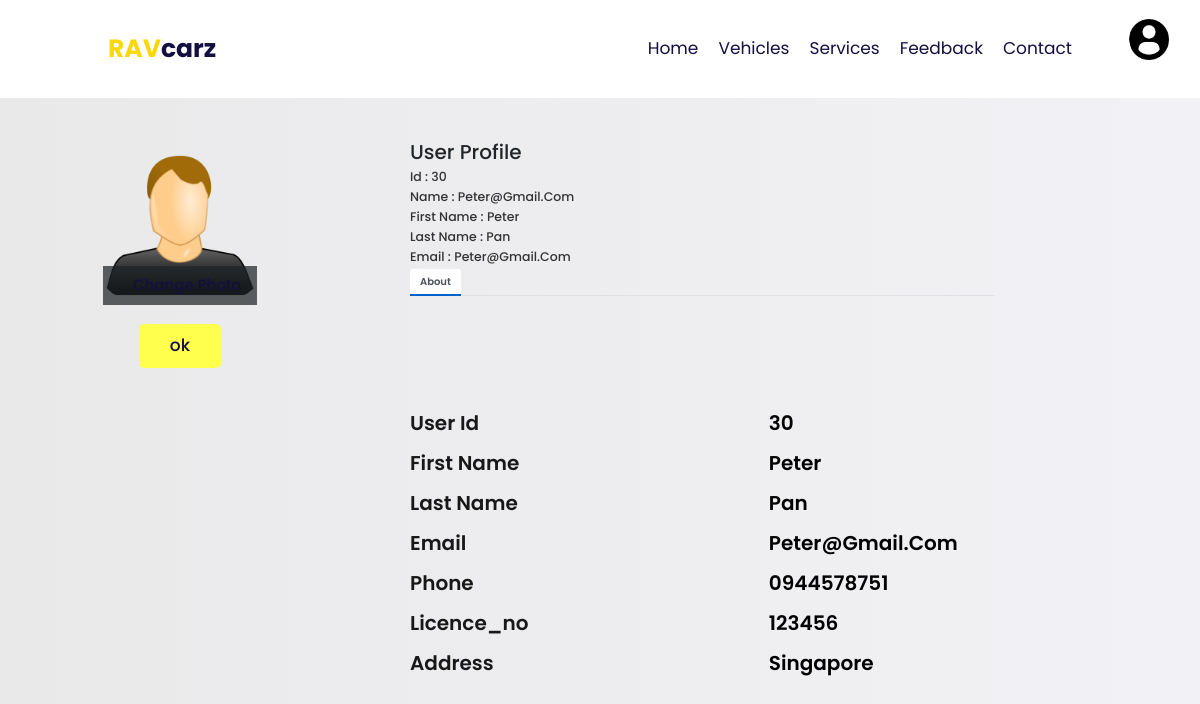
The page /myprofile (signed in) on the database its author committed.
### rentalapp/models.py (models this page shows)
class usertable(models.Model):
    fname = models.CharField(max_length=20)
    lname = models.CharField(max_length=20)
    emailid = models.CharField(max_length=40)
    password = models.CharField(max_length=30)
    rpassword = models.CharField(max_length=30, blank=True,null=True)
    phonen= models.CharField(max_length=13,default="123")
    licence = models.CharField(max_length=50,default="123")
    addres = models.CharField(max_length=500,default="Doest Have")
    image= models.CharField(max_length=60,default="/media/hello.jpg")
    role = models.CharField(max_length=30)
    status = models.CharField(max_length=30)
    def __str__(self):
        return self.emailid
        return self.name

### rentalapp/views.py (the view)
# urls.py: path("myprofile", views.myprofile),
def myprofile(request):
    print("this is start !!")
    print(request.session["log_user"])
    print(request.session["log_id"])
    print("this is end !!")
    loguser = request.session['log_user']
    logid = request.session['log_id']
    userdata = usertable.objects.filter(id=logid)[0]
    print(userdata)
    print(userdata.fname)
    print(userdata.emailid)
    print(userdata.image)
    return render(request, "Userprofile/myprofile.html",{"userdata":userdata})

### rentalapp/templates/Userprofile/myprofile.html (shortened to what this page needs)
<!DOCTYPE html>
{% load static %}
<html lang="en">
    <head>
        <link rel="stylesheet" href="//maxcdn.bootstrapcdn.com/bootstrap/4.1.1/css/bootstrap.min.css" id="bootstrap-css">
        <link rel="stylesheet" href="https://cdn.jsdelivr.net/npm/bootstrap@4.3.1/dist/css/bootstrap.min.css">
        <link rel="stylesheet" href="https://unpkg.com/swiper@7/swiper-bundle.min.css" />
        <link rel="stylesheet" href="https://cdn.jsdelivr.net/npm/bootstrap@4.3.1/dist/css/bootstrap.min.css">
        <link rel="stylesheet" href="https://cdnjs.cloudflare.com/ajax/libs/font-awesome/5.15.4/css/all.min.css">
        <link rel="stylesheet" href=" {% static 'css/style.css' %} ">
        <link rel="stylesheet" href=" {% static 'css/userprofilecss/userProfileStyle.css' %} ">
        <link rel="stylesheet" href=" {% static 'css/uiconstyle.css' %} ">
    </head>
    <body>
        <header class="header">
            <a href="/index" class="logo"> <span>RAV</span>carz </a>
            <nav class="navbar">
                <a href="/index">home</a>
                <a href="/vehicles">vehicles</a>
                <a href="/services">services</a>
                <a href=" /feedback ">feedback</a>
                <a href="/contact">contact</a>
                <div class="action">
                <div class="action">
                    <div class="profile" onclick="menuToggle();">
                        <img src="{% static 'image/profileicons/profile-user.png' %}" alt="{% static 'image/profileicons/profile-user.png' %}">
                    </div>
                </div>
            </nav>
        </header>
        <div class="containers emp-profiles" style="margin-top:140px;">
            <form method="post" action="/imageUpload" enctype="multipart/form-data">
                <div class="row">
                    <div class="col-md-4">
                        <div class="profile-img" style="padding: 5px 90px 40px 70px;">
                            {% if userdata.image %}
                            <img src="{{userdata.image}}"
                            {% endif %}
                                alt="" />
                            <div class="file btn btn-lg btn-primary">
                                Change Photo
                                <input type="file" name='upload123'  id="" class="box" accept="image/*"><br>
                            </div>
                            <div>
                            <button type="submit" class="btn">ok</button>
                            </div>
                        </div>
                    </div>
                </form>
                    <div class="col-md-6">
                        <div class="profile-head">
                            <h2>
                                User Profile
                            </h2>
                            <h5>
                                Id : {{userdata.id}}
                            </h5>
                            <h5>
                                Name : {{userdata}}
                            </h5>
                            <h5>
                                First Name : {{userdata.fname}}
                            </h5>
                            <h5>
                                Last Name : {{userdata.lname}}
                            </h5>
                            <h5>
                                Email : {{userdata.emailid}}
                            </h5>
                            <ul class="nav nav-tabs" id="myTab" role="tablist">
                                <li class="nav-item">
                                    <a class="nav-link active" id="home-tab" data-toggle="tab" href="#home" role="tab"
                                        aria-controls="home" aria-selected="true">About</a>
                                </li>
                            </ul>
                        </div>
                    </div>
                    <div class="col-md-2">
                    </div>
                </div>
                <div class="row">
                    <div class="col-md-4">
                    </div>
                    <div class="col-md-7">
                        <div class="tab-content profile-tab" id="myTabContent">
                            <div class="tab-pane fade show active" id="home" role="tabpanel" aria-labelledby="home-tab">
                                <div class="row">
                                   <div class="col-md-6">
                                       <label>User Id </label>
                                   </div>
                                   <div class="col-md-6">
                                       <p>{{ userdata.id }}</p>
                                   </div>
                               </div>
                                <div class="row">
                                    <div class="col-md-6">
                                        <label>First Name </label>
                                    </div>
                                    <div class="col-md-6">
                                        <p>{{ userdata.fname }}</p>
                                    </div>
                                </div>
                                <div class="row">
                                    <div class="col-md-6">
                                        <label>Last Name </label>
                                    </div>
                                    <div class="col-md-6">
                                        <p>{{ userdata.lname }}</p>
                                    </div>
                                </div>
                                <div class="row">
                                    <div class="col-md-6">
                                        <label>Email</label>
                                    </div>
                                    <div class="col-md-6">
                                        <p>{{ userdata.emailid }}</p>
                                    </div>
                                </div>
                                <div class="row">
                                    <div class="col-md-6">
                                        <label>Phone</label>
                                    </div>
                                    <div class="col-md-6">
                                        <p>{{ userdata.phonen}}</p>
                                    </div>
                                </div>
                                <div class="row">
                                    <div class="col-md-6">
                                        <label>licence_no</label>
                                    </div>
                                    <div class="col-md-6">
                                        <p>{{ userdata.licence}}</p>
                                    </div>
                                </div>
                                <div class="row">
                                    <div class="col-md-6">
                                        <label>Address</label>
                                    </div>
                                    <div class="col-md-6">
                                        <p>{{userdata.addres}}</p>
                                    </div>
                                </div>
                            </div>
                        </div>
                    </div>
                </div>
    </body>
</html>

### rentalapp/static/css/style.css (style rules this page uses)
:root { --yellow:#f9d806; --light-yellow:#ffee80; --black:#130f40; --light-color:#666; --box-shadow:0 .5rem 1rem rgba(0,0,0,.1); --border:.1rem solid rgba(0,0,0,.1); }
* { font-family: 'Poppins', sans-serif; margin:0; padding:0; box-sizing: border-box; outline: none; border:none; text-decoration: none; text-transform: capitalize; transition: .2s linear; }
html { font-size: 62.5%; overflow-x: hidden; scroll-padding-top: 7rem; scroll-behavior: smooth; }
.btn { display: inline-block; margin-top: 1rem; padding:.8rem 3rem; background:#ffff4d; color:var(--black); cursor: pointer; font-size: 1.7rem; border-radius: .5rem; font-weight: 500; text-align: center; }
.header { display: flex; align-items: center; justify-content: space-between; position: fixed; top:0; left:0; right:0; padding:3rem 9%; z-index: 1000; background: #fff; }
.header .logo { font-size: 2.5rem; color:var(--black); font-weight: bold; }
.header .logo span { color:var(--yellow); }
.header .navbar a { margin:0 1rem; font-size: 1.7rem; color:var(--black); }

### rentalapp/static/css/userprofilecss/userProfileStyle.css (style rules this page uses)
body { background: -webkit-linear-gradient(left, #e9e9ea, #f2f2f6); }
.profile-img { text-align: center; }
.profile-img img { width: 70%; height: 100%; }
.profile-img .file { position: relative; overflow: hidden; margin-top: -20%; width: 70%; border: none; border-radius: 0; font-size: 15px; background: #212529b8; }
.profile-head h5 { color: #333; }
.profile-head .nav-tabs { margin-bottom:5%; }
.profile-head .nav-tabs .nav-link { font-weight:600; border: none; }
.profile-head .nav-tabs .nav-link.active { border: none; border-bottom:2px solid #0062cc; }
.profile-tab label { font-weight: 600; font-size: 20px; color:rgb(24, 24, 24); }
.profile-tab p { font-weight: 600; font-size: 20px; color: #000000; }

### rows shown on the page
usertable: image (picture), id "30", emailid "Peter@gmail.com", fname "Peter", lname "Pan", phonen "0944578751", licence "123456", addres "Singapore"
